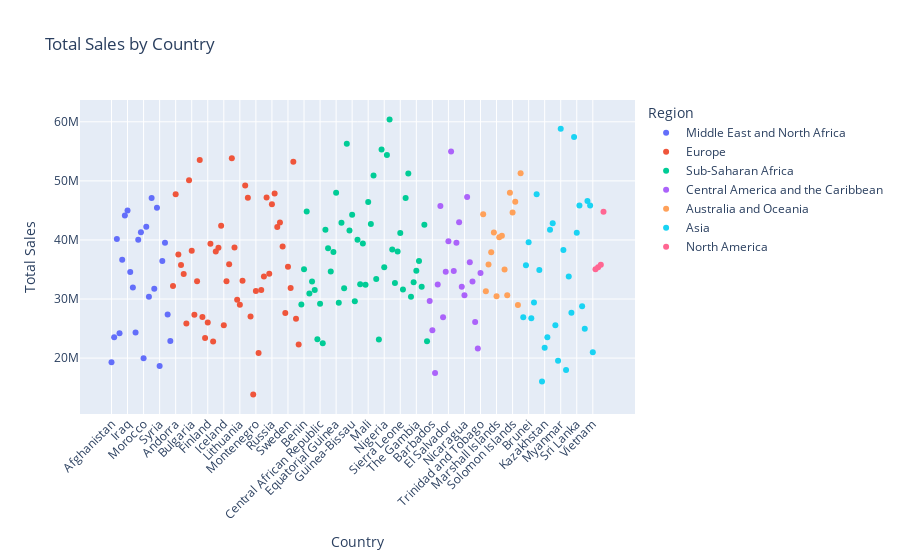

The notebook cell this image was saved under:
### Code cell
# Interactive scatterplot to show Sales by Country and Region

scatter_data = df.groupby(['Country', 'Region'])['Total_Sold_Price'].sum().reset_index()

fig = px.scatter(scatter_data, x='Country', y='Total_Sold_Price', color='Region', title='Total Sales by Country')
fig.update_layout( xaxis_title='Country', yaxis_title='Total Sales', xaxis_tickangle=-45, height = 800 )
fig.show()

### Figure 1 — Plotly figure (JSON) as saved in the notebook; plotly's stock layout.template omitted (floating-point values rounded to 4 significant figures)
{"data": [{"hovertemplate": "Region=Middle East and North Africa<br>Country=%{x}<br>Total_Sold_Price=%{y}<extra></extra>", "legendgroup": "Middle East and North Africa", "marker": {"color": "#636efa", "symbol": "circle"}, "mode": "markers", "name": "Middle East and North Africa", "orientation": "v", "showlegend": true, "type": "scatter", "x": ["Afghanistan", "Algeria", "Azerbaijan", "Bahrain", "Egypt", "Iran", "Iraq", "Israel", "Jordan", "Kuwait", "Lebanon", "Libya", "Morocco", "Oman", "Pakistan", "Qatar", "Saudi Arabia", "Somalia", "Syria", "Tunisia ", "Turkey", "United Arab Emirates", "Yemen"], "xaxis": "x", "y": [19300000.0, 23540000.0, 40140000.0, 24210000.0, 36650000.0, 44150000.0, 44970000.0, 34570000.0, 31940000.0, 24320000.0, 40020000.0, 41320000.0, 19980000.0, 42220000.0, 30380000.0, 47080000.0, 31720000.0, 45450000.0, 18650000.0, 36430000.0, 39538027, 27380000.0, 22910000.0], "yaxis": "y"}, {"hovertemplate": "Region=Europe<br>Country=%{x}<br>Total_Sold_Price=%{y}<extra></extra>", "legendgroup": "Europe", "marker": {"color": "#EF553B", "symbol": "circle"}, "mode": "markers", "name": "Europe", "orientation": "v", "showlegend": true, "type": "scatter", "x": ["Albania", "Andorra", "Armenia", "Austria", "Belarus", "Belgium", "Bosnia and Herzegovina", "Bulgaria", "Croatia", "Cyprus", "Czech Republic", "Denmark", "Estonia", "Finland", "France", "Georgia", "Germany", "Greece", "Hungary", "Iceland", "Ireland", "Italy", "Kosovo", "Latvia", "Liechtenstein", "Lithuania", "Luxembourg", "Macedonia", "Malta", "Moldova ", "Monaco", "Montenegro", "Netherlands", "Norway", "Poland", "Portugal", "Romania", "Russia", "San Marino", "Serbia", "Slovakia", "Slovenia", "Spain", "Sweden", "Switzerland", "Ukraine", "United Kingdom", "Vatican City"], "xaxis": "x", "y": [32220000.0, 47760000.0, 37520000.0, 35740000.0, 34240000.0, 25850000.0, 50120000.0, 38160000.0, 27350000.0, 33010000.0, 53540000.0, 26970000.0, 23410000.0, 26030000.0, 39360000.0, 22800000.0, 38060000.0, 38700000.0, 42410000.0, 25570000.0, 33020000.0, 35880000.0, 53830000.0, 38720000.0, 29870000.0, 29030000.0, 33080000.0, 49220000.0, 47150000.0, 27030000.0, 13830000.0, 31350000.0, 20860000.0, 31520000.0, 33810000.0, 47170000.0, 34290000.0, 46050000.0, 47880000.0, 42190000.0, 42940000.0, 38890000.0, 27640000.0, 35480000.0, 31875174, 53250000.0, 26650000.0, 22280000.0], "yaxis": "y"}, {"hovertemplate": "Region=Sub-Saharan Africa<br>Country=%{x}<br>Total_Sold_Price=%{y}<extra></extra>", "legendgroup": "Sub-Saharan Africa", "marker": {"color": "#00cc96", "symbol": "circle"}, "mode": "markers", "name": "Sub-Saharan Africa", "orientation": "v", "showlegend": true, "type": "scatter", "x": ["Angola", "Benin", "Botswana", "Burkina Faso", "Burundi", "Cameroon", "Cape Verde", "Central African Republic", "Chad", "Comoros", "Cote d'Ivoire", "Democratic Republic of the Congo", "Djibouti", "Equatorial Guinea", "Eritrea", "Ethiopia", "Gabon", "Ghana", "Guinea", "Guinea-Bissau", "Kenya", "Lesotho", "Liberia", "Madagascar", "Malawi", "Mali", "Mauritania", "Mauritius ", "Mozambique", "Namibia", "Niger", "Nigeria", "Republic of the Congo", "Rwanda", "Sao Tome and Principe", "Senegal", "Seychelles ", "Sierra Leone", "South Africa", "South Sudan", "Sudan", "Swaziland", "Tanzania", "The Gambia", "Togo", "Uganda", "Zambia", "Zimbabwe"], "xaxis": "x", "y": [29050000.0, 35050000.0, 44820000.0, 30930000.0, 32960000.0, 31530000.0, 23200000.0, 29200000.0, 22500000.0, 41710000.0, 38570000.0, 34660000.0, 37970000.0, 47970000.0, 29360025, 42920000.0, 31840000.0, 56270000.0, 41610000.0, 44280000.0, 29640000.0, 40030000.0, 32490000.0, 39390000.0, 32420000.0, 46410000.0, 42710000.0, 50890000.0, 33380000.0, 23160000.0, 55300000.0, 35370000.0, 54380000.0, 60400000.0, 38390000.0, 32690000.0, 38040000.0, 41160000.0, 31630000.0, 47082643, 51240000.0, 30400000.0, 32840000.0, 34800000.0, 36420000.0, 32060000.0, 42580000.0, 22870000.0], "yaxis": "y"}, {"hovertemplate": "Region=Central America and the Caribbean<br>Country=%{x}<br>Total_Sold_Price=%{y}<extra></extra>", "legendgroup": "Central America and the Caribbean", "marker": {"color": "#ab63fa", "symbol": "circle"}, "mode": "markers", "name": "Central America and the Caribbean", "orientation": "v", "showlegend": true, "type": "scatter", "x": ["Antigua and Barbuda ", "Barbados", "Belize", "Costa Rica", "Cuba", "Dominica", "Dominican Republic", "El Salvador", "Grenada", "Guatemala", "Haiti", "Honduras", "Jamaica", "Nicaragua", "Panama", "Saint Kitts and Nevis ", "Saint Lucia", "Saint Vincent and the Grenadines", "The Bahamas", "Trinidad and Tobago"], "xaxis": "x", "y": [29670000.0, 24730000.0, 17500000.0, 32470000.0, 45750000.0, 26910000.0, 34630000.0, 39770000.0, 54990000.0, 34750000.0, 39530000.0, 42990000.0, 32070000.0, 30640000.0, 47250000.0, 36210000.0, 32970000.0, 26100000.0, 21640000.0, 34410000.0], "yaxis": "y"}, {"hovertemplate": "Region=Australia and Oceania<br>Country=%{x}<br>Total_Sold_Price=%{y}<extra></extra>", "legendgroup": "Australia and Oceania", "marker": {"color": "#FFA15A", "symbol": "circle"}, "mode": "markers", "name": "Australia and Oceania", "orientation": "v", "showlegend": true, "type": "scatter", "x": ["Australia", "East Timor", "Federated States of Micronesia", "Fiji", "Kiribati", "Marshall Islands", "Nauru", "New Zealand", "Palau", "Papua New Guinea", "Samoa ", "Solomon Islands", "Tonga", "Tuvalu", "Vanuatu"], "xaxis": "x", "y": [44350000.0, 31330000.0, 35830000.0, 37940000.0, 41270000.0, 30460000.0, 40460000.0, 40710000.0, 35000000.0, 30640000.0, 47980000.0, 44660000.0, 46450000.0, 28980000.0, 51290000.0], "yaxis": "y"}, {"hovertemplate": "Region=Asia<br>Country=%{x}<br>Total_Sold_Price=%{y}<extra></extra>", "legendgroup": "Asia", "marker": {"color": "#19d3f3", "symbol": "circle"}, "mode": "markers", "name": "Asia", "orientation": "v", "showlegend": true, "type": "scatter", "x": ["Bangladesh", "Bhutan", "Brunei", "Cambodia", "China", "India", "Indonesia", "Japan", "Kazakhstan", "Kyrgyzstan", "Laos", "Malaysia", "Maldives", "Mongolia", "Myanmar", "Nepal", "North Korea", "Philippines", "Singapore", "South Korea", "Sri Lanka", "Taiwan", "Tajikistan", "Thailand", "Turkmenistan", "Uzbekistan", "Vietnam"], "xaxis": "x", "y": [26930000.0, 35700000.0, 39620000.0, 26750000.0, 29400000.0, 47740000.0, 34920000.0, 16050000.0, 21740000.0, 23540000.0, 41720000.0, 42850000.0, 25550000.0, 19570000.0, 58840000.0, 38300000.0, 17980000.0, 33820000.0, 27660000.0, 57430000.0, 41200000.0, 45820000.0, 28780000.0, 24960000.0, 46610000.0, 45820000.0, 20990000.0], "yaxis": "y"}, {"hovertemplate": "Region=North America<br>Country=%{x}<br>Total_Sold_Price=%{y}<extra></extra>", "legendgroup": "North America", "marker": {"color": "#FF6692", "symbol": "circle"}, "mode": "markers", "name": "North America", "orientation": "v", "showlegend": true, "type": "scatter", "x": ["Canada", "Greenland", "Mexico", "United States of America"], "xaxis": "x", "y": [35050000.0, 35390000.0, 35800000.0, 44770000.0], "yaxis": "y"}], "layout": {"autosize": true, "legend": {"title": {"text": "Region"}, "tracegroupgap": 0}, "title": {"text": "Total Sales by Country"}, "xaxis": {"anchor": "y", "autorange": true, "domain": [0, 1], "range": [-11.99, 196.0], "tickangle": -45, "title": {"text": "Country"}, "type": "category"}, "yaxis": {"anchor": "x", "autorange": true, "domain": [0, 1], "range": [10840000.0, 63380000.0], "title": {"text": "Total Sales"}, "type": "linear"}}}
